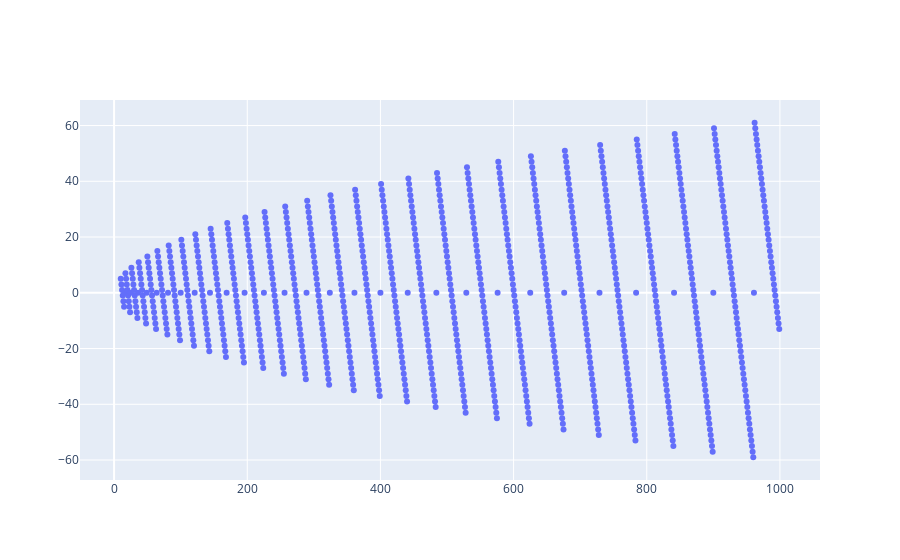

The code cell stored with this chart in its notebook:
### Code cell
#Plot of vs the difference between postive and negative distance d_P - d_N
data=[go.Scatter(x=[x[0] for x in result], y=df.d_P-df.d_N , mode='markers')]
      #go.Scatter(x=[x[0] for x in result], y=[x[1]/10 for x in result], mode='markers',)]
fig = go.Figure(data)
fig.show()

### Figure 1 — Plotly figure (JSON) as saved in the notebook; plotly's stock layout.template omitted (floating-point values rounded to 4 significant figures; data arrays with more than 128 entries replaced by an {"elided": "..."} marker saying what was removed)
{"data": [{"mode": "markers", "type": "scatter", "x": {"elided": "990 int values"}, "y": {"elided": "990 int values"}}], "layout": {}}
